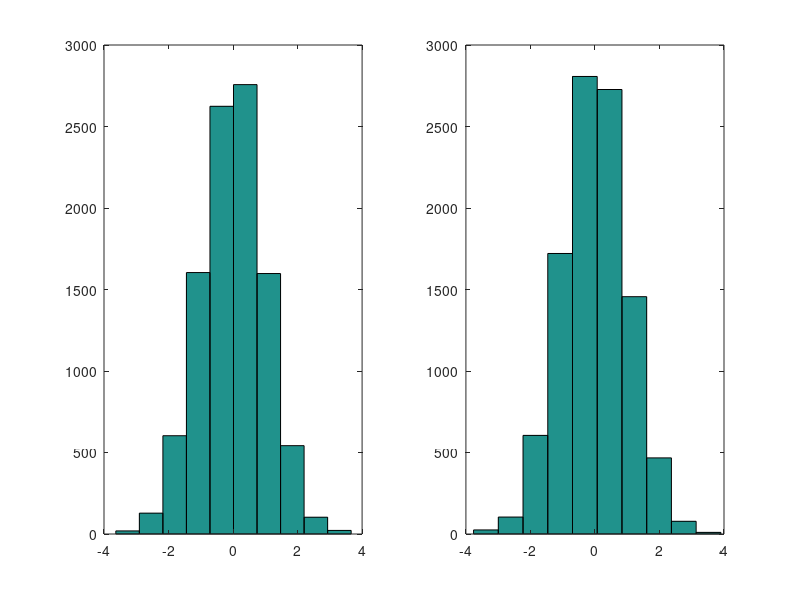
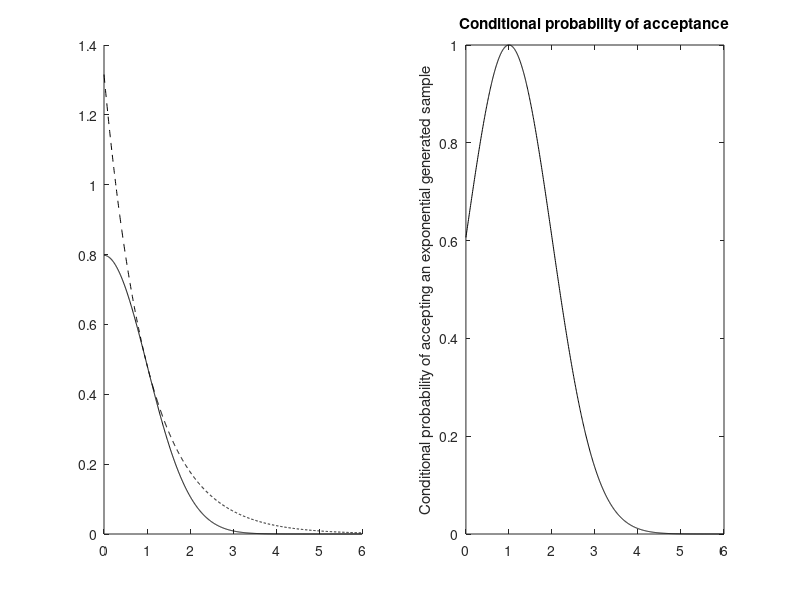

Here is the MATLAB script that generated these plots, in order:
clear 
clc 
rng(0) 


%this is used to generate from the importance function 
%Using the probability integral transform, we can get
%realisations from an exponential with rate 1. This  
Y = @(u) -1*log(u); 
iterations = 10000; 
X = zeros(iterations ,1); 
counter = 0; 

while  counter ~= iterations 
	u = rand(2,1);
	if u(2) > exp( -0.5*( (Y(u(1)) -1)^2  ) )
		continue
	else 
		counter = counter + 1;
		%this should only be simulated if you enter here 
		v = rand(1,1); 
		if v < 0.5
			X(counter) = -Y(u(1));
		else 
			X(counter) = Y(u(1));
		end 
	end 
end 
 


figure(1)
subplot(1,2,1)
hist(X) 
subplot(1,2,2)
hist(randn(iterations,1))

#Extra Plots from the Notes
figure(2) 
subplot(1,2,2)
t = linspace(0,6,1000);
plot(t,exp( -0.5.*( (t -1).^2  ) ) ,"k-")
ylabel("Conditional probability of accepting an exponential generated sample")
title("Conditional probability of acceptance")

subplot(1,2,1)
hold on 
plot(t,2./sqrt(2.*pi).*exp(-0.5.*t.^2),'k-')
plot(t, exp(-t).*sqrt(2*exp(1)/pi),'k--')
